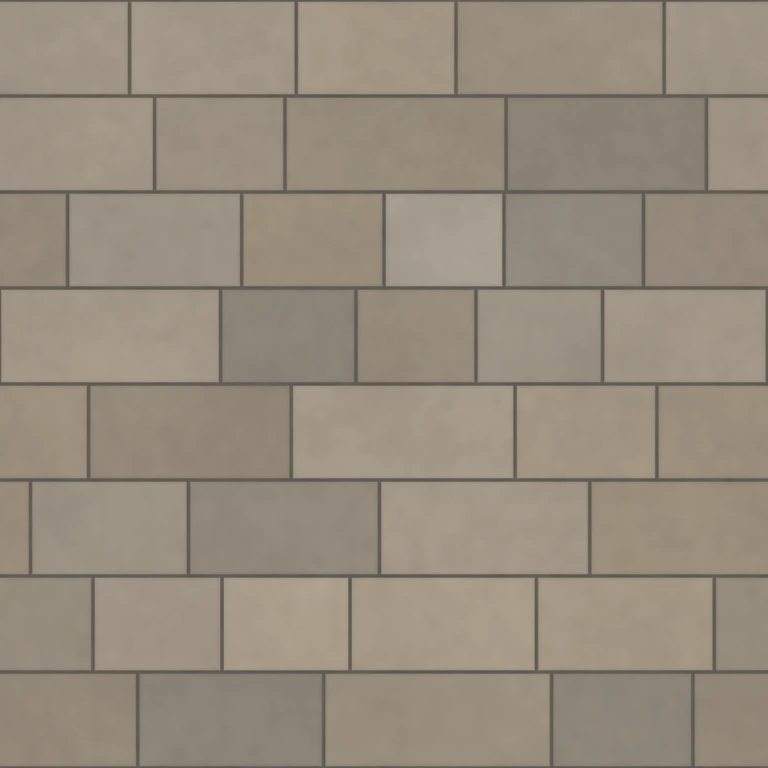
#> input picture sjrpg_3d/assets/art/preview3d/limestone.webp, 768 x 768 px
$ python -i prepare_limestone.py   (imports and definitions only)
#> lines starting #> are read from the running program, lines starting #| are printed output that depends on the picture
#> further down, picture is the input picture: PIL image 768x768 RGB; mean R, G, B 150.7, 140.4, 125.4
"""Pack one selected shared village color texture, preserving other materials.

Offline format/size packaging only; no painting, relighting or seam blending.
The actual complete source, prompt, dimensions, course measurements and hashes
remain recorded beside the candidate. This tool publishes immutable blobs only.
"""
import argparse
import base64
import hashlib
import json
import os
import subprocess
import sys
from pathlib import Path
import urllib.request
from PIL import Image, ImageStat

ROOT = Path(__file__).resolve().parents[2]
SOURCE = ROOT / "assets/source/preview3d/town-limestone/generated.png"
GENERATION = ROOT / "assets/source/preview3d/town-limestone/generation.json"
OUT = ROOT / "assets/art/preview3d/limestone.webp"
MANIFEST = ROOT / "assets/art/preview3d/materials.json"
PROOF = ROOT / "assets/source/preview3d/town-limestone/packaging.json"
SIZE = 768
SLATE_SOURCE = ROOT / "assets/source/preview3d/town-slate/generated.png"
SLATE_GENERATION = ROOT / "assets/source/preview3d/town-slate/generation.json"
SLATE_OUT = ROOT / "assets/art/preview3d/slate.webp"
SLATE_GIT_BLOB = "be49b5322d5008c2d8c27eb6790774da0559f14c"
SLATE_SHA256 = "0b8653597c6a26f476e8a98e4704b1703bcba1cabb158febbb9b658a92b73605"


def sha(path):
    return hashlib.sha256(path.read_bytes()).hexdigest()


def image_metrics(image):
    width, height = image.size
#> width = 768; height = 768
    # These are observations of source pixels, never new painted joints.
    gray = image.convert("L")
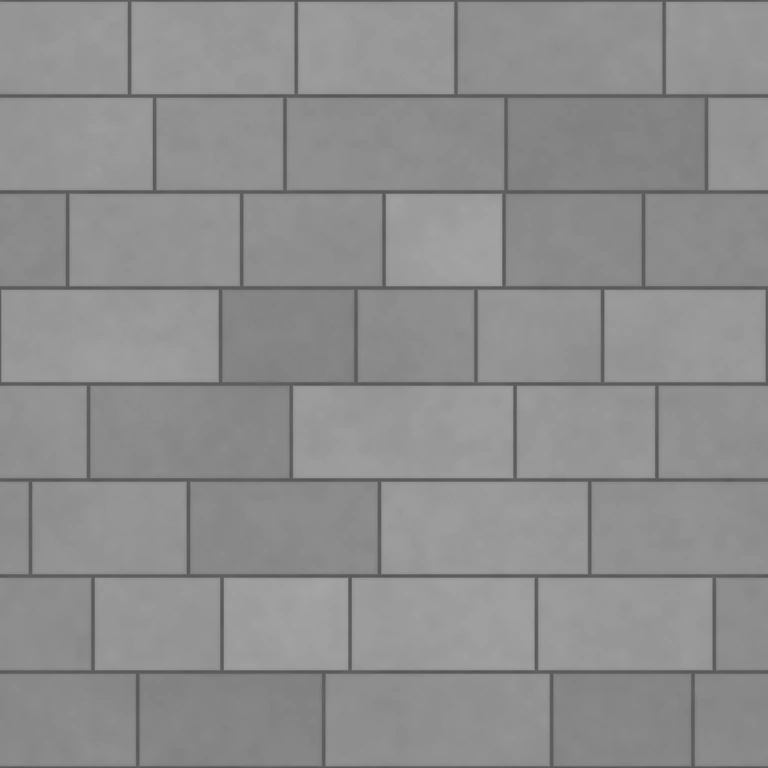
#> gray: PIL image 768x768 L; min 85, max 166, mean 141.8
    row_mean = [ImageStat.Stat(gray.crop((0, y, width, y + 1))).mean[0] for y in range(height)]
#> row_mean = 768 values, max 151 at index 586, min 90.48 at index 671, mean 141.8
    joints = []
    for index in range(1, 8):
        lo = max(0, round(height * (index / 8.0 - 0.025)))
        hi = min(height, round(height * (index / 8.0 + 0.025)))
        joints.append(min(range(lo, hi), key=lambda y: row_mean[y]))
#> after the loop, joints = [95, 191, 287, 384, 479, 576, 671]
    rgb = image.convert("RGB")
    def mean_jump(first, second):
        a, b = list(first.getdata()), list(second.getdata())
#> a = 768 items, first 6: (99, 96, 85), (113, 108, 98), (151, 143, 132), (152, 143, 130), (157, 146, 132), (157, 146, 132); b = 768 items, first 6: (100, 92, 83), (112, 105, 94), (152, 143, 130), (152, 143, 128), (156, 145, 131), (159, 147, 133)
        return sum(abs(x - y) for p, q in zip(a, b) for x, y in zip(p, q)) / (len(a) * 3.0)
    return {
        "observed_horizontal_joint_rows_px": joints,
        "expected_courses": 8,
        "edge_jump_rgb_mean_0_255": {
            "left_right": mean_jump(rgb.crop((0, 0, 1, height)), rgb.crop((width - 1, 0, width, height))),
            "top_bottom": mean_jump(rgb.crop((0, 0, width, 1)), rgb.crop((0, height - 1, width, height))),
        },
        "review_note": "Quantitative observations only; actual repeated surfaces/corners must be visually reviewed.",
    }


# [34 lines left out: functions pack_color_tile, pack_limestone, not called in this run]


def pack_slate():
    return pack_color_tile(SLATE_SOURCE, SLATE_GENERATION, SLATE_OUT,
        SLATE_GIT_BLOB, SIZE, 2.6, expected_sha256=SLATE_SHA256)


# [50 lines left out: function main, not called in this run]


# [2 lines not run here, left out]

>>> from PIL import Image
>>> picture = Image.open('../../assets/art/preview3d/limestone.webp')
>>> result = image_metrics(picture)
#> result = 4 items
